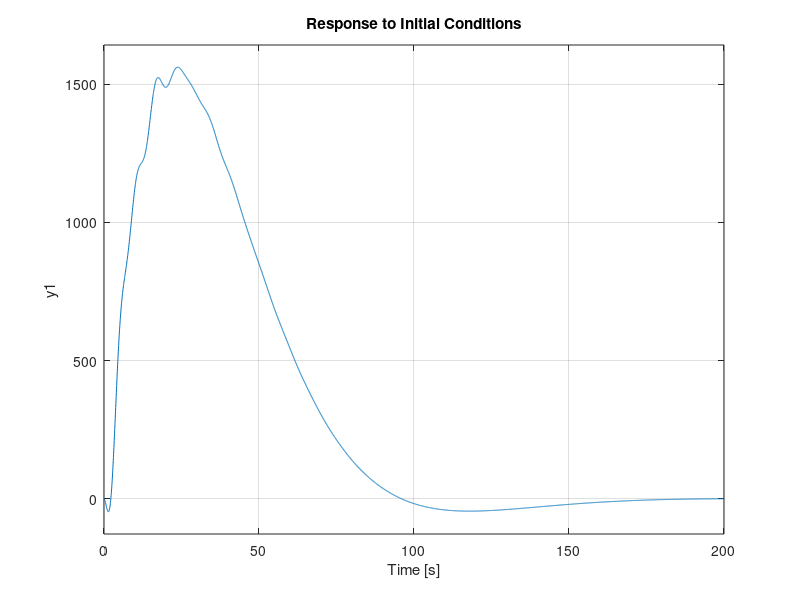
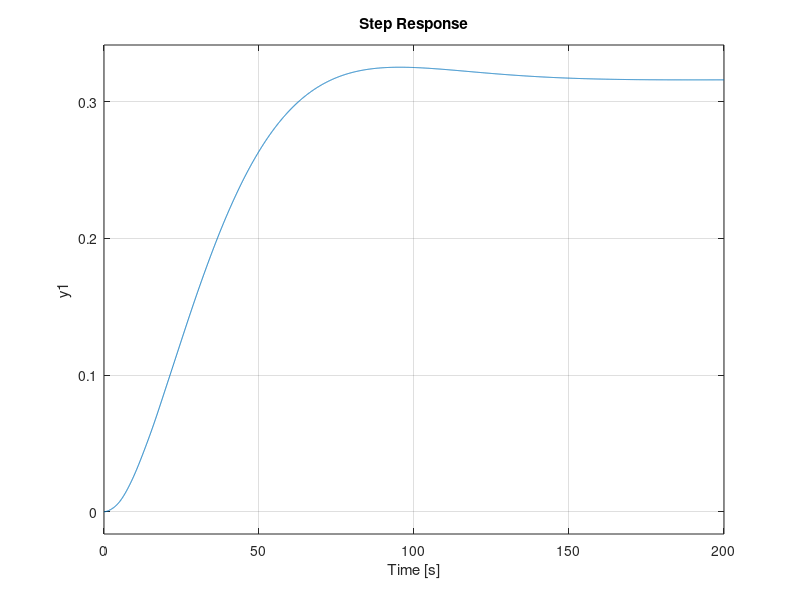
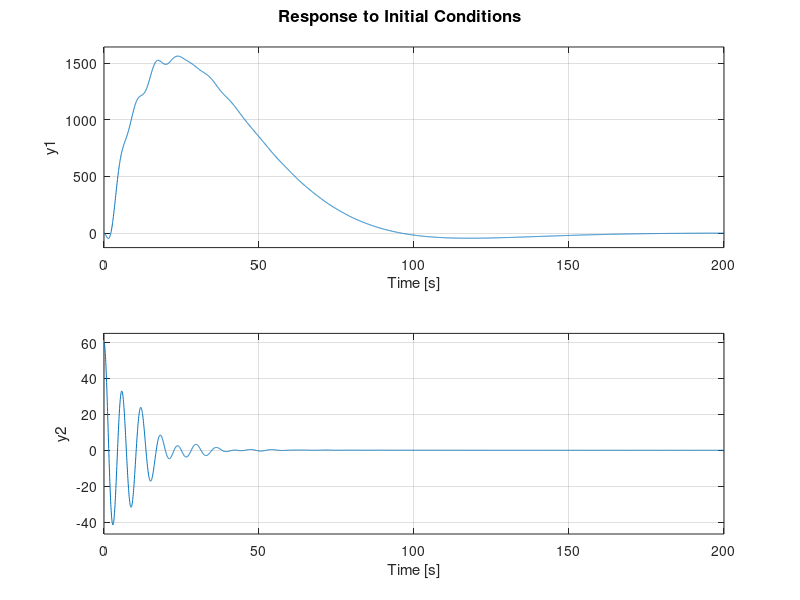
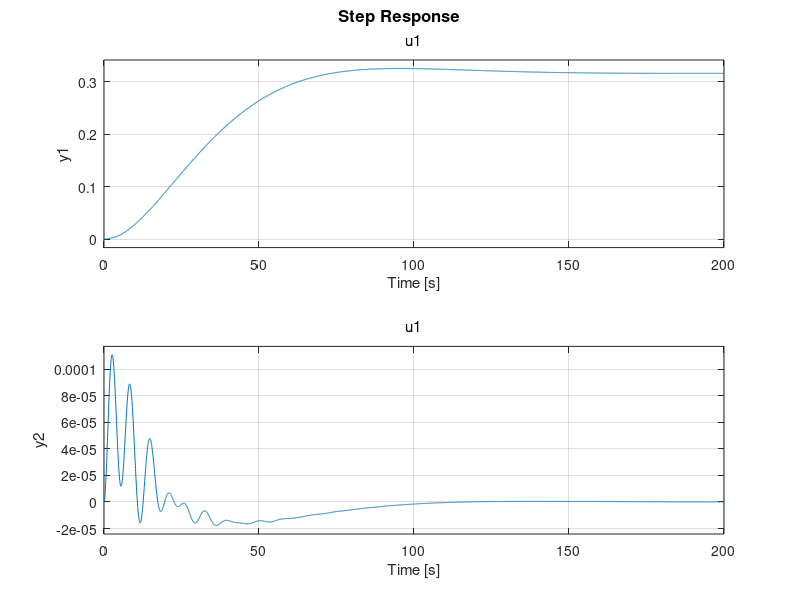

The MATLAB source for these figures, in order:
clc
clear
M=1000;
m1=100;
m2=100;
l1=20;
l2=10;
g=9.81; 

A=[0 1 0 0 0 0; 
    0 0 -(m1*g)/M 0 -(m2*g)/M 0;
    0 0 0 1 0 0;
    0 0 -((M+m1)*g)/(M*l1) 0 -(m2*g)/(M*l1) 0;
    0 0 0 0 0 1;
    0 0 -(m1*g)/(M*l2) 0 -(g*(M+m2))/(M*l2) 0];

B=[0; 1/M; 0; 1/(M*l1); 0; 1/(M*l2)];

C1 = [1 0 0 0 0 0];  
C2 = [1 0 0 0 0 0; 0 0 0 0 1 0]; 
C3 = [1 0 0 0 0 0; 0 0 1 0 0 0; 0 0 0 0 1 0]; 
D = 0;

Q=[0.01 0 0 0 0 0;
   0 1 0 0 0 0;
   0 0 10000 0 0 0;
   0 0 0 1 0 0;
   0 0 0 0 5000 0;
   0 0 0 0 0 1];
R=0.001; 


x0=[0,0,30,0,60,0,0,0,0,0,0,0];

poles=[-1;-2;-3;-4;-5;-6];

K=lqr(A,B,Q,R);

L1 = place(A',C1',poles)' 
L2 = place(A',C2',poles)' 
L3 = place(A',C3',poles)' 

Al1 = [(A-B*K) B*K; 
        zeros(size(A)) (A-L1*C1)];
Bl = [B;zeros(size(B))];
Cl1 = [C1 zeros(size(C1))];

Al2 = [(A-B*K) B*K;
        zeros(size(A)) (A-L2*C2)];
Cl2 = [C2 zeros(size(C2))];

Al3 = [(A-B*K) B*K;
        zeros(size(A)) (A-L3*C3)];
Cl3 = [C3 zeros(size(C3))];

sys1 = ss(Al1, Bl, Cl1, D);
figure 
initial(sys1,x0)
figure
step(sys1)

sys2 = ss(Al2, Bl, Cl2, D);
figure 
initial(sys2,x0)
figure 
step(sys2)

sys3 = ss(Al3, Bl, Cl3, D);
figure 
initial(sys3,x0)
figure 
step(sys3)

grid on